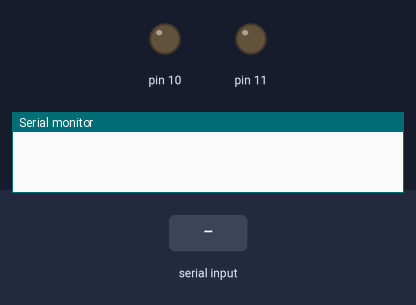
Bench run of a sketch on a simulated Arduino Uno, built with avr-gcc and run on an emulated ATmega328P. Shown: output pins drawn as LEDs (lit = HIGH), the last lines printed to the serial monitor. Inputs (shaded band) come from the test bench.

Above: at 1.2 s.
1.3 s: "Forward" received over the second serial link
At 2.5 s:
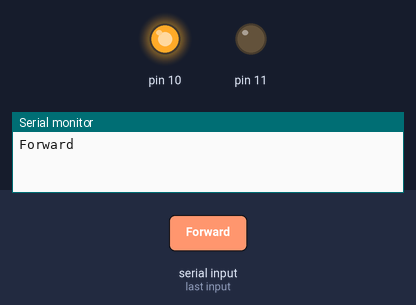
3.5 s: "Backward" received over the second serial link
At 5.4 s:
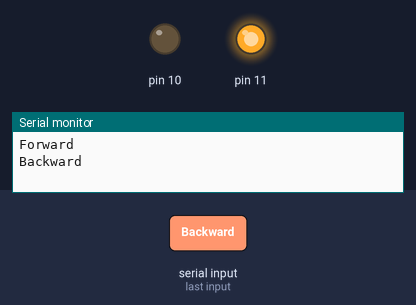
Timing chart, 0 to 6.9 s (numbered marks = the images above; inputs shaded):
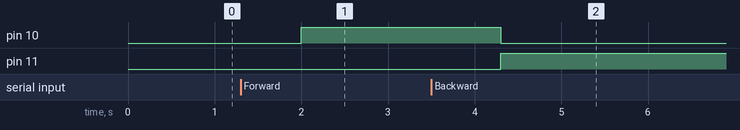

Measured:
- after the input at 1.3 s, pin 10: LOW → HIGH after 0.70 s
- after the input at 3.5 s, pin 10: HIGH → LOW after 0.80 s; pin 11: LOW → HIGH after 0.80 s

The sketch:

BTvoice.ino
```cpp
#include <SoftwareSerial.h>

SoftwareSerial BT(0, 1); //TX, RX respetively
String readvoice;

void setup() {
  BT.begin(9600);
  Serial.begin(9600);
  //pinMode(7, OUTPUT);
  //pinMode(6, OUTPUT);
  pinMode(11, OUTPUT);
  pinMode(10, OUTPUT);

}

void loop() {
  while (BT.available()) { //Check if there is an available byte to read
    delay(100); //Delay added to make thing stable
    char c = BT.read(); //Conduct a serial read
    readvoice += c; //build the string- "forward", "reverse", "left" and "right"
  }
  if (readvoice.length() > 0) {
    Serial.println(readvoice);

    if (readvoice == "Forward")
    {
      digitalWrite(10, HIGH);
      digitalWrite(11, LOW);
      digitalWrite(6,  HIGH);
      digitalWrite(7,  LOW);
    }


    else if (readvoice == "Backward")
    {
      digitalWrite(10, LOW);
      digitalWrite(11, HIGH);
      digitalWrite(6,  LOW);
      digitalWrite(7,  HIGH);
    }

    else if (readvoice == "right")
    {
      digitalWrite (4, HIGH);
      digitalWrite (5, LOW);
      digitalWrite (6, LOW);
      digitalWrite (7, LOW);
      delay (100);

    }

    else if ( readvoice == "left")
    {
      digitalWrite (4, LOW);
      digitalWrite (5, HIGH);
      digitalWrite (6, LOW);
      digitalWrite (7, LOW);
      delay (100);
    }

    else if (readvoice == "stop")
    {
      digitalWrite (4, LOW);
      digitalWrite (5, LOW);
      digitalWrite (6, LOW);
      digitalWrite (7, LOW);
      delay (100);
    }


    readvoice = "";
  }
} //Reset the variable
```
